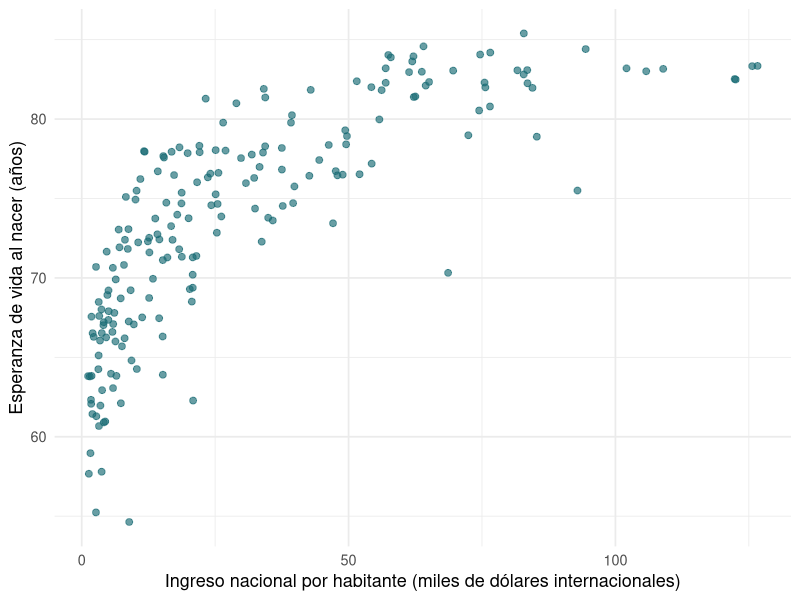
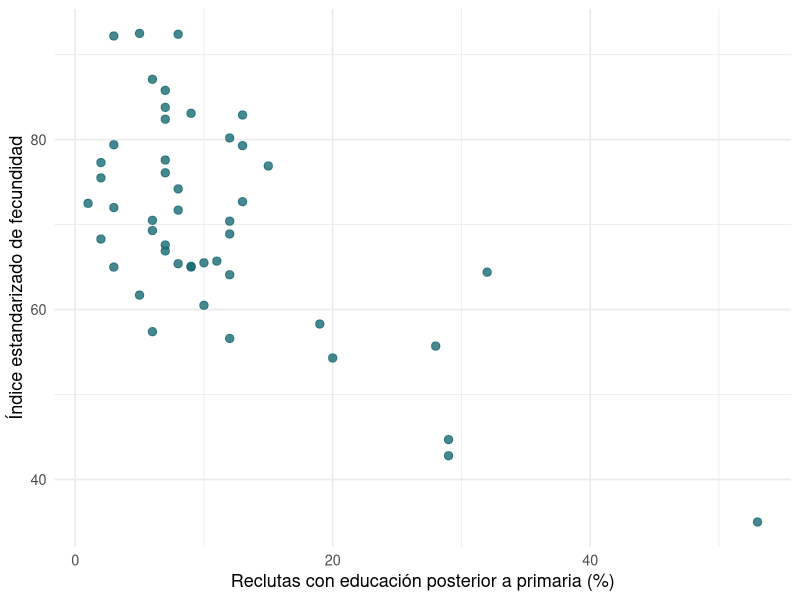
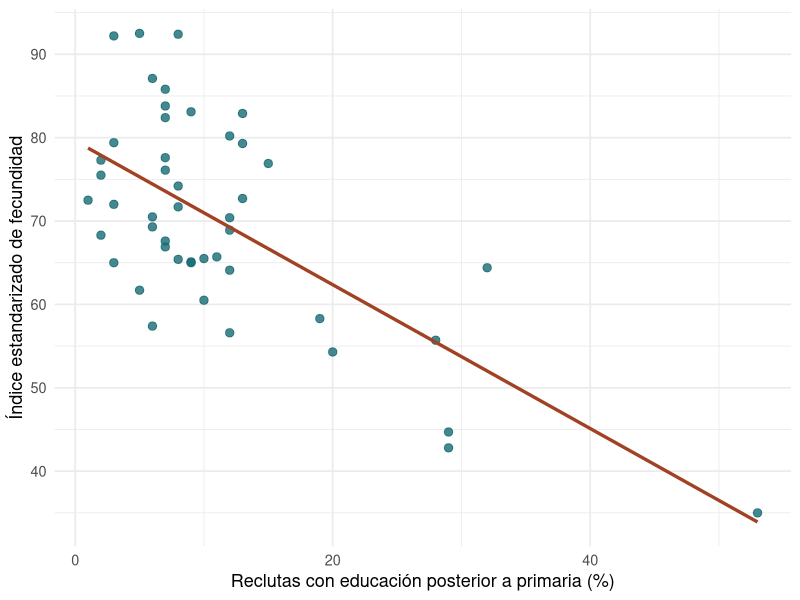

Reproduce these figures in R, in order.
## ---- chunk 1
#| dev: svglite
#| fig-width: 9
#| fig-height: 3.4
#| out-height: 380px
#| fig-align: center
#| fig-alt: "Nube de ingreso por habitante y esperanza de vida en 2024, con una tendencia ascendente que se aplana."
library(ggplot2)
paises <- read.csv("figuras-correlacion/ingreso-esperanza-vida-2024.csv")
ggplot(paises, aes(ingreso / 1000, esperanza_vida)) +
  geom_point(colour = "#176B73", size = 2, alpha = .65) +
  labs(x = "Ingreso nacional por habitante (miles de d\u00f3lares internacionales)",
       y = "Esperanza de vida al nacer (a\u00f1os)") +
  theme_minimal(base_size = 13)
## ---- chunk 2
#| fig-width: 8
#| dev: svglite
#| fig-height: 3.3
#| out-height: 325px
#| fig-align: center
#| fig-alt: "Nube de 47 distritos. La fecundidad tiende a disminuir a medida que aumenta la escolaridad."
library(ggplot2)
suiza <- datasets::swiss
nube <- ggplot(suiza, aes(Education, Fertility)) +
  geom_point(colour = "#176B73", size = 2.5, alpha = .8) +
  labs(x = "Reclutas con educaci\u00f3n posterior a primaria (%)",
       y = "\u00cdndice estandarizado de fecundidad") +
  theme_minimal(base_size = 13)
nube
## ---- chunk 3
#| fig-width: 8
#| dev: svglite
#| fig-height: 3.3
#| out-height: 380px
#| fig-align: center
#| fig-alt: "La nube de distritos con una recta descendente superpuesta."
nube + geom_smooth(method = "lm", formula = y ~ x, se = FALSE,
                   colour = "#A14225", linewidth = 1.15)
